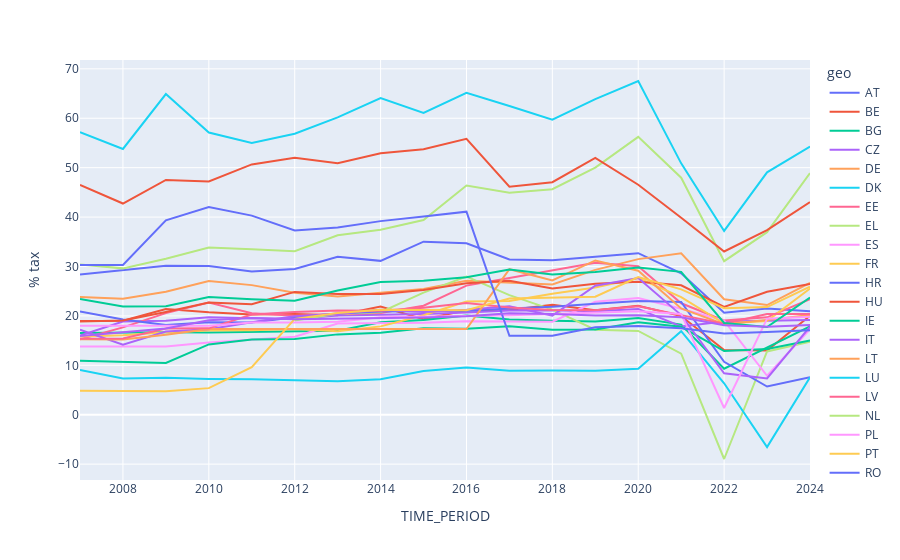

The cell this chart's notebook holds for it:
### Code cell
electricity_prices_hh_df = energy_prices_df[
    (energy_prices_df['nrg_bal'] == 'FC_NHH_E') &
    (energy_prices_df['siec'] == 'G3000') 
]

fig = px.line(electricity_prices_hh_df, x='TIME_PERIOD', y='% tax', color='geo')
fig.show()

### Figure 1 — Plotly figure (JSON) as saved in the notebook; plotly's stock layout.template omitted (floating-point values rounded to 4 significant figures)
{"data": [{"hovertemplate": "geo=AT<br>TIME_PERIOD=%{x}<br>% tax=%{y}<extra></extra>", "legendgroup": "AT", "line": {"color": "#636efa", "dash": "solid"}, "marker": {"symbol": "circle"}, "mode": "lines", "name": "AT", "orientation": "v", "showlegend": true, "type": "scatter", "x": [2007, 2009, 2010, 2011, 2012, 2013, 2014, 2015, 2016, 2017, 2018, 2019, 2020, 2021, 2022, 2023, 2024], "xaxis": "x", "y": [28.4, 30.16, 30.1, 29.01, 29.5, 31.97, 31.14, 35.03, 34.7, 31.42, 31.28, 32, 32.7, 28.61, 20.65, 21.52, 20.92], "yaxis": "y"}, {"hovertemplate": "geo=BE<br>TIME_PERIOD=%{x}<br>% tax=%{y}<extra></extra>", "legendgroup": "BE", "line": {"color": "#EF553B", "dash": "solid"}, "marker": {"symbol": "circle"}, "mode": "lines", "name": "BE", "orientation": "v", "showlegend": true, "type": "scatter", "x": [2007, 2008, 2009, 2010, 2011, 2012, 2013, 2014, 2015, 2016, 2017, 2018, 2019, 2020, 2021, 2022, 2023, 2024], "xaxis": "x", "y": [18.95, 19.04, 21.4, 20.72, 20.29, 20.37, 20.13, 21.91, 19.32, 21.13, 21.21, 22.28, 21.13, 22.05, 19.97, 13.09, 12.98, 20.04], "yaxis": "y"}, {"hovertemplate": "geo=BG<br>TIME_PERIOD=%{x}<br>% tax=%{y}<extra></extra>", "legendgroup": "BG", "line": {"color": "#00cc96", "dash": "solid"}, "marker": {"symbol": "circle"}, "mode": "lines", "name": "BG", "orientation": "v", "showlegend": true, "type": "scatter", "x": [2007, 2008, 2009, 2010, 2011, 2012, 2013, 2014, 2015, 2016, 2017, 2018, 2019, 2020, 2021, 2022, 2023, 2024], "xaxis": "x", "y": [16.56, 16.65, 16.68, 16.64, 16.72, 16.83, 17.02, 18.7, 19.18, 20.06, 19.28, 19.03, 18.88, 19.59, 18.24, 9.32, 13.57, 17.9], "yaxis": "y"}, {"hovertemplate": "geo=CZ<br>TIME_PERIOD=%{x}<br>% tax=%{y}<extra></extra>", "legendgroup": "CZ", "line": {"color": "#ab63fa", "dash": "solid"}, "marker": {"symbol": "circle"}, "mode": "lines", "name": "CZ", "orientation": "v", "showlegend": true, "type": "scatter", "x": [2007, 2008, 2009, 2010, 2011, 2012, 2013, 2014, 2015, 2016, 2017, 2018, 2019, 2020, 2021, 2022, 2023, 2024], "xaxis": "x", "y": [16.02, 18.88, 19.02, 19.71, 19.54, 19.37, 20.1, 20.18, 20.4, 20.67, 21.07, 21.16, 20.96, 21.42, 17.87, 18.85, 19, 19.18], "yaxis": "y"}, {"hovertemplate": "geo=DE<br>TIME_PERIOD=%{x}<br>% tax=%{y}<extra></extra>", "legendgroup": "DE", "line": {"color": "#FFA15A", "dash": "solid"}, "marker": {"symbol": "circle"}, "mode": "lines", "name": "DE", "orientation": "v", "showlegend": true, "type": "scatter", "x": [2007, 2008, 2009, 2010, 2011, 2012, 2013, 2014, 2015, 2016, 2017, 2018, 2019, 2020, 2021, 2022, 2023, 2024], "xaxis": "x", "y": [23.81, 23.49, 24.87, 27.08, 26.23, 24.67, 23.94, 24.71, 25.46, 27.11, 26.73, 26.37, 29.31, 31.49, 32.66, 23.38, 22.2, 26.7], "yaxis": "y"}, {"hovertemplate": "geo=DK<br>TIME_PERIOD=%{x}<br>% tax=%{y}<extra></extra>", "legendgroup": "DK", "line": {"color": "#19d3f3", "dash": "solid"}, "marker": {"symbol": "circle"}, "mode": "lines", "name": "DK", "orientation": "v", "showlegend": true, "type": "scatter", "x": [2007, 2008, 2009, 2010, 2011, 2012, 2013, 2014, 2015, 2016, 2017, 2018, 2019, 2020, 2021, 2022, 2023, 2024], "xaxis": "x", "y": [57.19, 53.79, 64.9, 57.11, 55, 56.88, 60.17, 64.07, 61.06, 65.14, 62.49, 59.71, 63.87, 67.54, 50.87, 37.19, 49.05, 54.26], "yaxis": "y"}, {"hovertemplate": "geo=EE<br>TIME_PERIOD=%{x}<br>% tax=%{y}<extra></extra>", "legendgroup": "EE", "line": {"color": "#FF6692", "dash": "solid"}, "marker": {"symbol": "circle"}, "mode": "lines", "name": "EE", "orientation": "v", "showlegend": true, "type": "scatter", "x": [2007, 2008, 2009, 2010, 2011, 2012, 2013, 2014, 2015, 2016, 2017, 2018, 2019, 2020, 2021, 2022, 2023, 2024], "xaxis": "x", "y": [15.25, 17.68, 20.57, 22.72, 20.56, 20.05, 20.37, 20.61, 22.06, 26.13, 27.67, 29.19, 30.74, 30.04, 22.55, 19.07, 19.71, 23.39], "yaxis": "y"}, {"hovertemplate": "geo=EL<br>TIME_PERIOD=%{x}<br>% tax=%{y}<extra></extra>", "legendgroup": "EL", "line": {"color": "#B6E880", "dash": "solid"}, "marker": {"symbol": "circle"}, "mode": "lines", "name": "EL", "orientation": "v", "showlegend": true, "type": "scatter", "x": [2012, 2013, 2014, 2015, 2016, 2017, 2018, 2019, 2020, 2021, 2022, 2023, 2024], "xaxis": "x", "y": [19.07, 20.42, 20.75, 24.7, 27.98, 24.21, 21.27, 17.22, 16.95, 12.35, -8.96, 12.81, 14.75], "yaxis": "y"}, {"hovertemplate": "geo=ES<br>TIME_PERIOD=%{x}<br>% tax=%{y}<extra></extra>", "legendgroup": "ES", "line": {"color": "#FF97FF", "dash": "solid"}, "marker": {"symbol": "circle"}, "mode": "lines", "name": "ES", "orientation": "v", "showlegend": true, "type": "scatter", "x": [2007, 2008, 2009, 2010, 2011, 2012, 2013, 2014, 2015, 2016, 2017, 2018, 2019, 2020, 2021, 2022, 2023, 2024], "xaxis": "x", "y": [13.81, 13.75, 13.79, 14.61, 15.24, 15.79, 18.47, 18.48, 18.63, 18.94, 18.93, 18.82, 22.86, 23.6, 21.43, 19.05, 7.88, 17.29], "yaxis": "y"}, {"hovertemplate": "geo=FR<br>TIME_PERIOD=%{x}<br>% tax=%{y}<extra></extra>", "legendgroup": "FR", "line": {"color": "#FECB52", "dash": "solid"}, "marker": {"symbol": "circle"}, "mode": "lines", "name": "FR", "orientation": "v", "showlegend": true, "type": "scatter", "x": [2007, 2008, 2009, 2010, 2011, 2012, 2013, 2014, 2015, 2016, 2017, 2018, 2019, 2020, 2021, 2022, 2023, 2024], "xaxis": "x", "y": [15.84, 16.1, 16.68, 17.04, 17.11, 17.33, 16.88, 17.88, 20.12, 22.93, 23, 24.5, 25.74, 27.67, 23.81, 18.45, 18.96, 25.54], "yaxis": "y"}, {"hovertemplate": "geo=HR<br>TIME_PERIOD=%{x}<br>% tax=%{y}<extra></extra>", "legendgroup": "HR", "line": {"color": "#636efa", "dash": "solid"}, "marker": {"symbol": "circle"}, "mode": "lines", "name": "HR", "orientation": "v", "showlegend": true, "type": "scatter", "x": [2007, 2008, 2009, 2010, 2011, 2012, 2013, 2014, 2015, 2016, 2017, 2018, 2019, 2020, 2021, 2022, 2023, 2024], "xaxis": "x", "y": [20.9, 19.27, 18.15, 18.72, 18.66, 19.75, 20.47, 20.91, 20.93, 21.06, 21.51, 21.83, 22.44, 23.04, 22.82, 10.7, 5.7, 7.59], "yaxis": "y"}, {"hovertemplate": "geo=HU<br>TIME_PERIOD=%{x}<br>% tax=%{y}<extra></extra>", "legendgroup": "HU", "line": {"color": "#EF553B", "dash": "solid"}, "marker": {"symbol": "circle"}, "mode": "lines", "name": "HU", "orientation": "v", "showlegend": true, "type": "scatter", "x": [2007, 2008, 2009, 2010, 2011, 2012, 2013, 2014, 2015, 2016, 2017, 2018, 2019, 2020, 2021, 2022, 2023, 2024], "xaxis": "x", "y": [18.89, 19.05, 20.78, 22.7, 22.38, 24.86, 24.43, 24.44, 25.25, 26.61, 27.12, 25.55, 26.49, 26.9, 26.19, 21.8, 24.9, 26.45], "yaxis": "y"}, {"hovertemplate": "geo=IE<br>TIME_PERIOD=%{x}<br>% tax=%{y}<extra></extra>", "legendgroup": "IE", "line": {"color": "#00cc96", "dash": "solid"}, "marker": {"symbol": "circle"}, "mode": "lines", "name": "IE", "orientation": "v", "showlegend": true, "type": "scatter", "x": [2007, 2008, 2009, 2010, 2011, 2012, 2013, 2014, 2015, 2016, 2017, 2018, 2019, 2020, 2021, 2022, 2023, 2024], "xaxis": "x", "y": [10.94, 10.76, 10.46, 14.23, 15.24, 15.35, 16.26, 16.61, 17.51, 17.38, 17.91, 17.18, 17.24, 18.71, 17.79, 12.88, 13.32, 15.01], "yaxis": "y"}, {"hovertemplate": "geo=IT<br>TIME_PERIOD=%{x}<br>% tax=%{y}<extra></extra>", "legendgroup": "IT", "line": {"color": "#ab63fa", "dash": "solid"}, "marker": {"symbol": "circle"}, "mode": "lines", "name": "IT", "orientation": "v", "showlegend": true, "type": "scatter", "x": [2007, 2008, 2009, 2010, 2011, 2012, 2013, 2014, 2015, 2016, 2017, 2018, 2019, 2020, 2021, 2022, 2023, 2024], "xaxis": "x", "y": [17.19, 14.19, 16.86, 17.32, 18.73, 19.95, 20.41, 21.26, 20.8, 21.26, 21.97, 20.06, 26.12, 27.65, 20.16, 8.39, 7.34, 17.84], "yaxis": "y"}, {"hovertemplate": "geo=LT<br>TIME_PERIOD=%{x}<br>% tax=%{y}<extra></extra>", "legendgroup": "LT", "line": {"color": "#FFA15A", "dash": "solid"}, "marker": {"symbol": "circle"}, "mode": "lines", "name": "LT", "orientation": "v", "showlegend": true, "type": "scatter", "x": [2007, 2008, 2009, 2010, 2011, 2012, 2013, 2014, 2015, 2016, 2017, 2018, 2019, 2020, 2021, 2022, 2023, 2024], "xaxis": "x", "y": [15.25, 15.24, 16.18, 17.34, 17.33, 17.36, 17.36, 17.36, 17.33, 17.34, 29.44, 27.18, 31.22, 29.14, 21.52, 18.31, 19.16, 20.16], "yaxis": "y"}, {"hovertemplate": "geo=LU<br>TIME_PERIOD=%{x}<br>% tax=%{y}<extra></extra>", "legendgroup": "LU", "line": {"color": "#19d3f3", "dash": "solid"}, "marker": {"symbol": "circle"}, "mode": "lines", "name": "LU", "orientation": "v", "showlegend": true, "type": "scatter", "x": [2007, 2008, 2009, 2010, 2011, 2012, 2013, 2014, 2015, 2016, 2017, 2018, 2019, 2020, 2021, 2022, 2023, 2024], "xaxis": "x", "y": [9.08, 7.33, 7.47, 7.25, 7.19, 6.91, 6.78, 7.17, 8.87, 9.57, 8.9, 8.94, 8.9, 9.29, 16.9, 6.36, -6.54, 7.58], "yaxis": "y"}, {"hovertemplate": "geo=LV<br>TIME_PERIOD=%{x}<br>% tax=%{y}<extra></extra>", "legendgroup": "LV", "line": {"color": "#FF6692", "dash": "solid"}, "marker": {"symbol": "circle"}, "mode": "lines", "name": "LV", "orientation": "v", "showlegend": true, "type": "scatter", "x": [2007, 2008, 2009, 2010, 2011, 2012, 2013, 2014, 2015, 2016, 2017, 2018, 2019, 2020, 2021, 2022, 2023, 2024], "xaxis": "x", "y": [15.39, 15.41, 17.44, 17.48, 20.27, 20.81, 21.07, 21.03, 21.64, 22.62, 21.7, 21.21, 21.13, 21.93, 20.16, 18.4, 20.4, 20.38], "yaxis": "y"}, {"hovertemplate": "geo=NL<br>TIME_PERIOD=%{x}<br>% tax=%{y}<extra></extra>", "legendgroup": "NL", "line": {"color": "#B6E880", "dash": "solid"}, "marker": {"symbol": "circle"}, "mode": "lines", "name": "NL", "orientation": "v", "showlegend": true, "type": "scatter", "x": [2007, 2008, 2009, 2010, 2011, 2012, 2013, 2014, 2015, 2016, 2017, 2018, 2019, 2020, 2021, 2022, 2023, 2024], "xaxis": "x", "y": [30.38, 29.62, 31.56, 33.84, 33.5, 33.08, 36.32, 37.43, 39.4, 46.39, 44.92, 45.63, 50.03, 56.24, 47.97, 31.07, 36.94, 48.89], "yaxis": "y"}, {"hovertemplate": "geo=PL<br>TIME_PERIOD=%{x}<br>% tax=%{y}<extra></extra>", "legendgroup": "PL", "line": {"color": "#FF97FF", "dash": "solid"}, "marker": {"symbol": "circle"}, "mode": "lines", "name": "PL", "orientation": "v", "showlegend": true, "type": "scatter", "x": [2007, 2008, 2009, 2010, 2011, 2012, 2013, 2014, 2015, 2016, 2017, 2018, 2019, 2020, 2021, 2022, 2023, 2024], "xaxis": "x", "y": [18, 18.07, 18.03, 18.01, 18.69, 18.69, 18.84, 19.72, 19.82, 20.05, 20.15, 20.37, 20.58, 20.93, 20.41, 1.36, 19.44, 19.84], "yaxis": "y"}, {"hovertemplate": "geo=PT<br>TIME_PERIOD=%{x}<br>% tax=%{y}<extra></extra>", "legendgroup": "PT", "line": {"color": "#FECB52", "dash": "solid"}, "marker": {"symbol": "circle"}, "mode": "lines", "name": "PT", "orientation": "v", "showlegend": true, "type": "scatter", "x": [2007, 2008, 2009, 2010, 2011, 2012, 2013, 2014, 2015, 2016, 2017, 2018, 2019, 2020, 2021, 2022, 2023, 2024], "xaxis": "x", "y": [4.86, 4.73, 4.73, 5.38, 9.62, 19.41, 20.6, 21.27, 21.15, 21.15, 23.53, 23.73, 23.87, 27.86, 25.38, 21.56, 21.79, 25.91], "yaxis": "y"}, {"hovertemplate": "geo=RO<br>TIME_PERIOD=%{x}<br>% tax=%{y}<extra></extra>", "legendgroup": "RO", "line": {"color": "#636efa", "dash": "solid"}, "marker": {"symbol": "circle"}, "mode": "lines", "name": "RO", "orientation": "v", "showlegend": true, "type": "scatter", "x": [2007, 2008, 2009, 2010, 2011, 2012, 2013, 2014, 2015, 2016, 2017, 2018, 2019, 2020, 2021, 2022, 2023, 2024], "xaxis": "x", "y": [30.3, 30.29, 39.35, 42.04, 40.3, 37.28, 37.89, 39.18, 40.13, 41.09, 15.97, 15.97, 17.69, 17.97, 17.52, 16.43, 16.76, 17.11], "yaxis": "y"}, {"hovertemplate": "geo=SE<br>TIME_PERIOD=%{x}<br>% tax=%{y}<extra></extra>", "legendgroup": "SE", "line": {"color": "#EF553B", "dash": "solid"}, "marker": {"symbol": "circle"}, "mode": "lines", "name": "SE", "orientation": "v", "showlegend": true, "type": "scatter", "x": [2007, 2008, 2009, 2010, 2011, 2012, 2013, 2014, 2015, 2016, 2017, 2018, 2019, 2020, 2021, 2022, 2023, 2024], "xaxis": "x", "y": [46.53, 42.74, 47.51, 47.22, 50.66, 51.99, 50.91, 52.9, 53.71, 55.84, 46.13, 47.05, 51.98, 46.54, 39.86, 33.04, 37.38, 43.02], "yaxis": "y"}, {"hovertemplate": "geo=SI<br>TIME_PERIOD=%{x}<br>% tax=%{y}<extra></extra>", "legendgroup": "SI", "line": {"color": "#00cc96", "dash": "solid"}, "marker": {"symbol": "circle"}, "mode": "lines", "name": "SI", "orientation": "v", "showlegend": true, "type": "scatter", "x": [2007, 2008, 2009, 2010, 2011, 2012, 2013, 2014, 2015, 2016, 2017, 2018, 2019, 2020, 2021, 2022, 2023, 2024], "xaxis": "x", "y": [23.4, 21.88, 21.95, 23.81, 23.37, 23.07, 25.16, 26.87, 27.12, 27.83, 29.38, 28.37, 28.87, 29.79, 28.91, 18.58, 17.74, 23.71], "yaxis": "y"}, {"hovertemplate": "geo=SK<br>TIME_PERIOD=%{x}<br>% tax=%{y}<extra></extra>", "legendgroup": "SK", "line": {"color": "#ab63fa", "dash": "solid"}, "marker": {"symbol": "circle"}, "mode": "lines", "name": "SK", "orientation": "v", "showlegend": true, "type": "scatter", "x": [2007, 2008, 2009, 2010, 2011, 2012, 2013, 2014, 2015, 2016, 2017, 2018, 2019, 2020, 2021, 2022, 2023, 2024], "xaxis": "x", "y": [15.92, 16.63, 17.47, 19.12, 19.59, 19.3, 19.42, 19.45, 19.68, 19.95, 20.54, 20.4, 20.09, 20.13, 19.71, 18.12, 17.8, 18.14], "yaxis": "y"}], "layout": {"legend": {"title": {"text": "geo"}, "tracegroupgap": 0}, "margin": {"t": 60}, "xaxis": {"anchor": "y", "domain": [0, 1], "title": {"text": "TIME_PERIOD"}}, "yaxis": {"anchor": "x", "domain": [0, 1], "title": {"text": "% tax"}}}}
